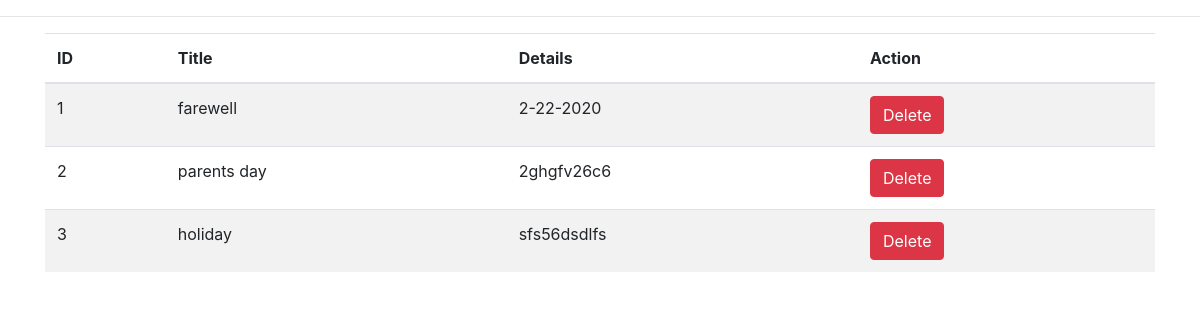
The page /eventlist.php on the database its author committed.
### tables this page shows
CREATE TABLE `event` (
  `id` int(11) NOT NULL,
  `title` varchar(255) NOT NULL,
  `details` varchar(666) NOT NULL
);

### eventlist.php (the view, shortened to what this page needs)
<?php
$conn = mysqli_connect('localhost', 'root', '', 'register');
$sql = "SELECT * FROM event";
$result = mysqli_query($conn, $sql);
$files = mysqli_fetch_all($result, MYSQLI_ASSOC);
  ?>
<!doctype html>
<html lang="en">
  <head>
    <link rel="stylesheet" href="https://stackpath.bootstrapcdn.com/bootstrap/4.4.1/css/bootstrap.min.css">
  </head>
  <body>
    <hr class="divider">
    <div class="container">
  		<table class="table table-striped">
<thead>
    <th scope="col">ID</th>
    <th scope="col">Title</th>
    <th scope="col">Details</th>
    <th scope="col">Action</th>
</thead>
<tbody>
  <?php foreach ($files as $file): ?>
    <tr>
      <td scope="row"><?php echo $file['id']; ?></td>
      <td scope="row"><?php echo $file['title']; ?></td>
      <td scope="row"><?php echo $file['details']; ?></td>
     <td scope="row"><a href="deleteevent.php?id=<?php echo $file["id"]; ?>"><button type="button" class="btn btn-danger">Delete</button></a></td>
    </tr>
  <?php endforeach;?>
</tbody>
</table>
</div>
</body>
</html>

### rows shown on the page
event: id "1", title "farewell", details "2-22-2020"
event: id "2", title "parents day", details "2ghgfv26c6"
event: id "3", title "holiday", details "sfs56dsdlfs"
